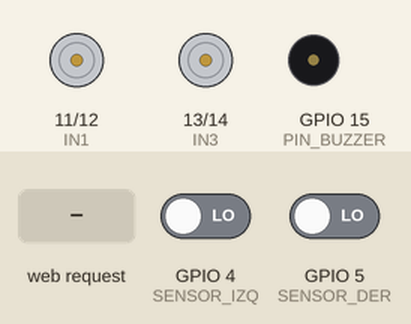
Simulated run of this program. Board: ESP32-S3. Shown: motor-driver pin pairs drawn as motors (green arrow = first pin HIGH = forward, orange = second pin HIGH = backward, longer = more drive), buzzer (waves = sounding, pin HIGH). The inputs (shaded band) are chosen by the test bench; at power-on: GPIO 4 (SENSOR_IZQ) LOW, GPIO 5 (SENSOR_DER) LOW. WiFi joins after 1.5 s; servers stay silent unless stated; what the program prints to the serial monitor is not drawn.

Above: at 4.7 s.
4.8 s: HTTP request GET /ruta?cmd=120 received
At 5.1 s:
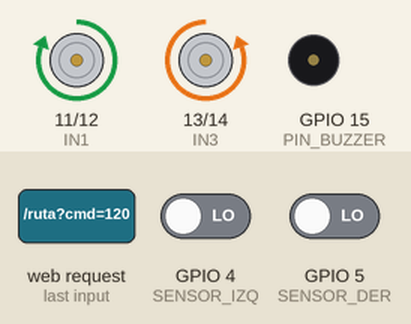
At 8.2 s:
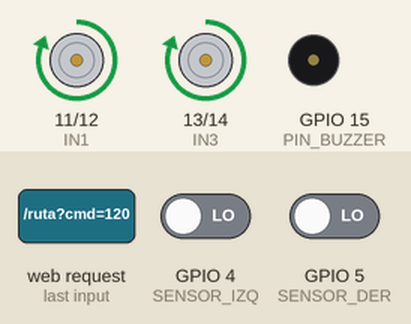
Timing chart, 0 to 13.8 s (numbered marks = the images above; inputs shaded):
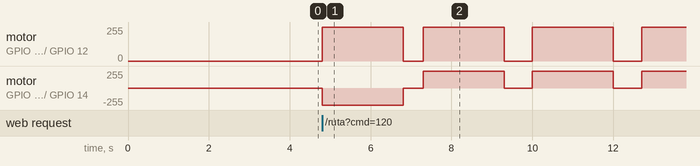

The program:

main.cpp
```cpp
#include <Arduino.h>
#include <WiFi.h>
#include <WebServer.h>

// --- CONFIGURACIÓN WIFI ---
const char* ssid = "Xiaomi_2405";
const char* password = "famqch0506";
WebServer server(80);

// --- CONFIGURACIÓN DE PINES ---
// Pines para el puente H (Control de motores)
const int IN1 = 11; const int IN2 = 12;
const int IN3 = 13; const int IN4 = 14;
const int SENSOR_IZQ = 4; const int SENSOR_DER = 5; // Pines para Encoders (Sensores de velocidad/pasos)
const int PIN_BUZZER = 15;

// Pines para Encoders (Sensores de velocidad/pasos)
volatile int pasosIzq = 0;
volatile int pasosDer = 0;
char orientacionActual = 'S';  // Estado de la brújula interna del robot

// --- FUNCIONES DE INTERRUPCIÓN ---
void IRAM_ATTR contarPasoIzq() { pasosIzq++; }
void IRAM_ATTR contarPasoDer() { pasosDer++; }

// Detiene todos los motores y aplica una pequeña pausa de estabilización
void detener() {
  digitalWrite(IN1, LOW); digitalWrite(IN2, LOW);
  digitalWrite(IN3, LOW); digitalWrite(IN4, LOW);
  delay(500);
}

// --- FUNCIONES DE MOVIMIENTO CON DETECTOR DE ATASCO ---
// Mueve el robot hacia adelante una distancia específica en centímetros
void avanzar(float cm) {
  int objetivo = cm / 1.021; // Conversión de cm a pasos de encoder
  pasosIzq = 0; pasosDer = 0;

  unsigned long tiempoAtasco = millis();
  int tempIzq = 0; int tempDer = 0;

  digitalWrite(IN1, HIGH); digitalWrite(IN2, LOW);
  digitalWrite(IN3, HIGH); digitalWrite(IN4, LOW);

  while (pasosIzq < objetivo || pasosDer < objetivo) { // Bucle de control: corre hasta alcanzar los pasos o detectar atasco
    if (pasosIzq >= objetivo) { digitalWrite(IN1, LOW); digitalWrite(IN2, LOW); }
    if (pasosDer >= objetivo) { digitalWrite(IN3, LOW); digitalWrite(IN4, LOW); }

    // Si algún sensor registra un paso, reiniciamos el cronómetro de atasco
    if (pasosIzq != tempIzq || pasosDer != tempDer) {
      tiempoAtasco = millis();
      tempIzq = pasosIzq;
      tempDer = pasosDer;
    }

    // Si pasan 2 segundos sin dar NINGÚN paso, chocamos. Rompemos el ciclo.
    if (millis() - tiempoAtasco > 2000) {
      Serial.println("¡ATASCO DETECTADO EN AVANCE! Salvando WiFi...");
      break;
    }
    delay(1);
  }
  detener();
}
// Giro de 90 grados a la IZQUIERDA
void girar90() {
  int objetivoIzq = 12;
  pasosIzq = 0; pasosDer = 0;

  unsigned long tiempoAtasco = millis();
  int tempIzq = 0; int tempDer = 0;

  digitalWrite(IN1, HIGH); digitalWrite(IN2, LOW);
  digitalWrite(IN3, LOW); digitalWrite(IN4, HIGH);

  while (pasosIzq < objetivoIzq || pasosDer < objetivoIzq) {
    if (pasosIzq >= objetivoIzq) { digitalWrite(IN1, LOW); digitalWrite(IN2, LOW); }
    if (pasosDer >= objetivoIzq) { digitalWrite(IN3, LOW); digitalWrite(IN4, LOW); }

    if (pasosIzq != tempIzq || pasosDer != tempDer) {
      tiempoAtasco = millis();
      tempIzq = pasosIzq; tempDer = pasosDer;
    }
    if (millis() - tiempoAtasco > 2000) {
      Serial.println("¡ATASCO EN GIRO IZQ! Salvando WiFi...");
      break;
    }
    delay(1);
  }
  detener();
}
// Giro de 90 grados a la DERECHA
void girar90Der() {
  int objetivoDer = 12;
  pasosIzq = 0; pasosDer = 0;

  unsigned long tiempoAtasco = millis();
  int tempIzq = 0; int tempDer = 0;

  digitalWrite(IN1, LOW); digitalWrite(IN2, HIGH);
  digitalWrite(IN3, HIGH); digitalWrite(IN4, LOW);

  while (pasosIzq < objetivoDer || pasosDer < objetivoDer) {
    if (pasosIzq >= objetivoDer) { digitalWrite(IN1, LOW); digitalWrite(IN2, LOW); }
    if (pasosDer >= objetivoDer) { digitalWrite(IN3, LOW); digitalWrite(IN4, LOW); }

    if (pasosIzq != tempIzq || pasosDer != tempDer) {
      tiempoAtasco = millis();
      tempIzq = pasosIzq; tempDer = pasosDer;
    }
    if (millis() - tiempoAtasco > 2000) {
      Serial.println("¡ATASCO EN GIRO DER! Salvando WiFi...");
      break;
    }
    delay(1);
  }
  detener();
}

// --- LÓGICA DE RUTA ---
// Rutina de prueba: hace un cuadrado girando 4 veces a la derecha
void ejecutarRutina() {
  for (int i = 0; i < 4; i++) {
    girar90Der();
    delay(1000);
  }
}
// Calcula los giros necesarios para cambiar de una orientación a otra
void apuntarHacia(char nuevaDir) {
  if (orientacionActual == nuevaDir) return;
// Lógica para giro de 180 grados (sentidos opuestos)
  if ((orientacionActual == 'D' && nuevaDir == 'I') || (orientacionActual == 'I' && nuevaDir == 'D') ||
      (orientacionActual == 'S' && nuevaDir == 'B') || (orientacionActual == 'B' && nuevaDir == 'S')) {
    girar90(); girar90();
  }
  // Lógica para giro de 90 grados a la derecha
  else if ((orientacionActual == 'D' && nuevaDir == 'B') || (orientacionActual == 'B' && nuevaDir == 'I') ||
           (orientacionActual == 'I' && nuevaDir == 'S') || (orientacionActual == 'S' && nuevaDir == 'D')) {
    girar90Der();
  }
  else {
    girar90();
  }
  orientacionActual = nuevaDir;  // Actualiza la brújula interna
}
// Procesa una cadena de comando tipo "S2,D1,B3" (S=Subir, D=Derecha, B=Bajar...)
void ejecutarRutaDinamica(String ruta) {
  int indice = 0;
  while (indice < ruta.length()) {
    char direccion = ruta.charAt(indice); // Lee la letra (Dirección)
    indice++;

    String numStr = "";// Extrae el número de cuadros/pasos que sigue a la letra
    while (indice < ruta.length() && isDigit(ruta.charAt(indice))) {
      numStr += ruta.charAt(indice);
      indice++;
    }
    int cuadros = numStr.toInt();

    if (cuadros > 0) {
      Serial.print("Girando hacia: "); Serial.println(direccion);
      apuntarHacia(direccion);
      Serial.print("Avanzando cuadros: "); Serial.println(cuadros);
      for (int i = 0; i < cuadros; i++) {
        avanzar(30); // Cada "cuadro" equivale a 30cm
        delay(200);
      }
    }
    if (indice < ruta.length() && ruta.charAt(indice) == ',') {
      indice++;
    }
  }
}

// --- SERVIDOR WEB ---
// Página principal con botón
void handleRoot() {
  String html = "<html><body><h1>Control Robot ESP32</h1>";
  html += "<button onclick=\"location.href='/arrancar'\" style='width:200px;height:100px;font-size:30px;'>ARRANCAR CUADRADO</button>";
  html += "</body></html>";
  server.send(200, "text/html", html);
}
// Recibe comandos de ruta por URL
void handleRuta() {
  if (server.hasArg("cmd")) {
    String comandos = server.arg("cmd");
    server.send(200, "text/plain", "OK"); // Libera la red antes de moverse
    ejecutarRutaDinamica(comandos);
  } else {
    server.send(400, "text/plain", "Error: Falta el parametro cmd");
  }
}

void setup() {
  Serial.begin(115200);
  delay(2000);
  // Configuración de pines
  pinMode(IN1, OUTPUT); pinMode(IN2, OUTPUT);
  pinMode(IN3, OUTPUT); pinMode(IN4, OUTPUT);
  pinMode(SENSOR_IZQ, INPUT); pinMode(SENSOR_DER, INPUT);
  pinMode(PIN_BUZZER, OUTPUT);

  // Configuración de interrupciones para los encoders
  attachInterrupt(digitalPinToInterrupt(SENSOR_IZQ), contarPasoIzq, RISING);
  attachInterrupt(digitalPinToInterrupt(SENSOR_DER), contarPasoDer, RISING);

  // Conexión a la red WiFi
  WiFi.begin(ssid, password);
  while (WiFi.status() != WL_CONNECTED) { delay(500); Serial.print("."); }
  Serial.println("\n✓ Conectado a WiFi! IP: " + WiFi.localIP().toString());

  // Definición de rutas del servidor
  server.on("/", handleRoot);
  server.on("/arrancar", []() {
    server.send(200, "text/plain", "Arrancando...");
    ejecutarRutina();
  });
  server.on("/ruta", handleRuta);

  // Ruta para activar sonidos en el buzzer
  server.on("/beep", []() {
    server.send(200, "text/plain", "PITANDO");

    tone(PIN_BUZZER, 2000, 150);
    delay(200);
    tone(PIN_BUZZER, 2500, 200);
    delay(250);
    noTone(PIN_BUZZER);
  });

  server.begin();
  Serial.println("=== SISTEMA LISTO ===");
}

void loop() {
  server.handleClient();
}
```
